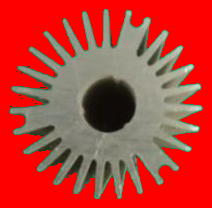
#> input picture source/1.png, 212 x 208 px
$ python erode.py
#> lines starting #> are read from the running program, lines starting #| are printed output that depends on the picture
#> the answer given: ../source/1.png
# import library
import cv2


def Read(image_path):
    """
    This function basically used to read the image.It read images in form of numpy array.
    :param image_path: source image
    :return: ndarray
    """
#> called with image_path = '../source/1.png'
    # use cv2.imread()  to read an images.
    # syntax : cv2.imread(filename, flag=None)
    return cv2.imread(image_path)
#> returned value is the input picture: shape (208, 212, 3); mean B, G, R 54.4, 62.9, 187.6


def Erode(img):
    """
    erode is used to remove pixel on object boundaries.
    :param img: ndarray
    :return: eroded img
    """
    # use cv2.erode() function to flip image
    # syntax : cv2.erode(src, kernel, iterations)
    return cv2.erode(img, (7, 7), iterations=5)
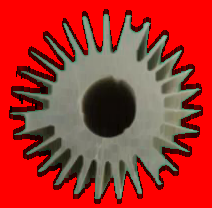
#> returned value: shape (208, 212, 3); mean of channels 0, 1, 2 43.4, 50.6, 169.1; drawn as B, G, R


def Show(orignal_img, erode_image):
    """
    The show function gives the input as in the form of ndarray and show the image as output.
    :param orignal_img: ndarray
    :param erode_image:  ndarray
    :return: show image as output
    """
    # use imshow() function to show the images
    # syntax : cv2.imshow(winname, mat)
    cv2.imshow("Original_Image", orignal_img)
    cv2.imshow("Erode_Image", erode_image)
    cv2.waitKey(0)
    cv2.destroyAllWindows()


# main function
def main():
    """
    This is main function used to call other function
    :return: nothing
    """
    image_path = input("Enter path of image:")
    # call read function to read an image
    img = Read(image_path)
    # call erode function to erode image
    erode_image = Erode(img)
    # call show function to show  original image and erode image
    Show(img, erode_image)


if __name__ == "__main__":
    main()

$ run again, on source/3.png
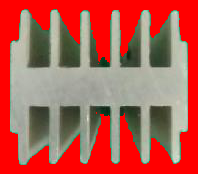
#> input picture source/3.png, 198 x 174 px
#> in Read, returned value is the input picture: shape (174, 198, 3); mean B, G, R 81.1, 92, 181.8
#> in Erode, `return cv2.erode(img, (7, 7), iterations=5)`:
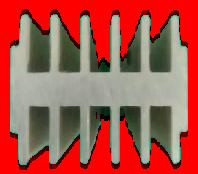
#> returned value: shape (174, 198, 3); mean of channels 0, 1, 2 74.3, 84.5, 171.3; drawn as B, G, R

$ run again, on source/4.png
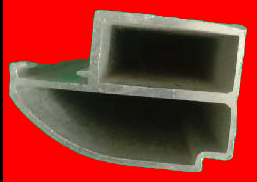
#> input picture source/4.png, 257 x 182 px
#> in Read, returned value is the input picture: shape (182, 257, 3); mean B, G, R 42.7, 51.8, 148
#> in Erode, `return cv2.erode(img, (7, 7), iterations=5)`:
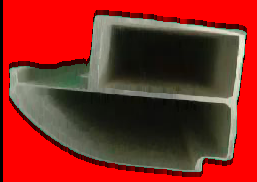
#> returned value: shape (182, 257, 3); mean of channels 0, 1, 2 33.2, 41.5, 135.7; drawn as B, G, R

$ run again, on source/5.png
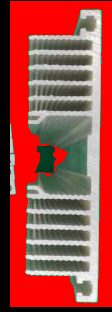
#> input picture source/5.png, 112 x 312 px
#> in Read, returned value is the input picture: shape (312, 112, 3); mean B, G, R 68.4, 74.4, 162.7
#> in Erode, `return cv2.erode(img, (7, 7), iterations=5)`:
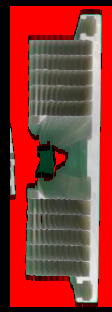
#> returned value: shape (312, 112, 3); mean of channels 0, 1, 2 50.7, 57.4, 140; drawn as B, G, R
